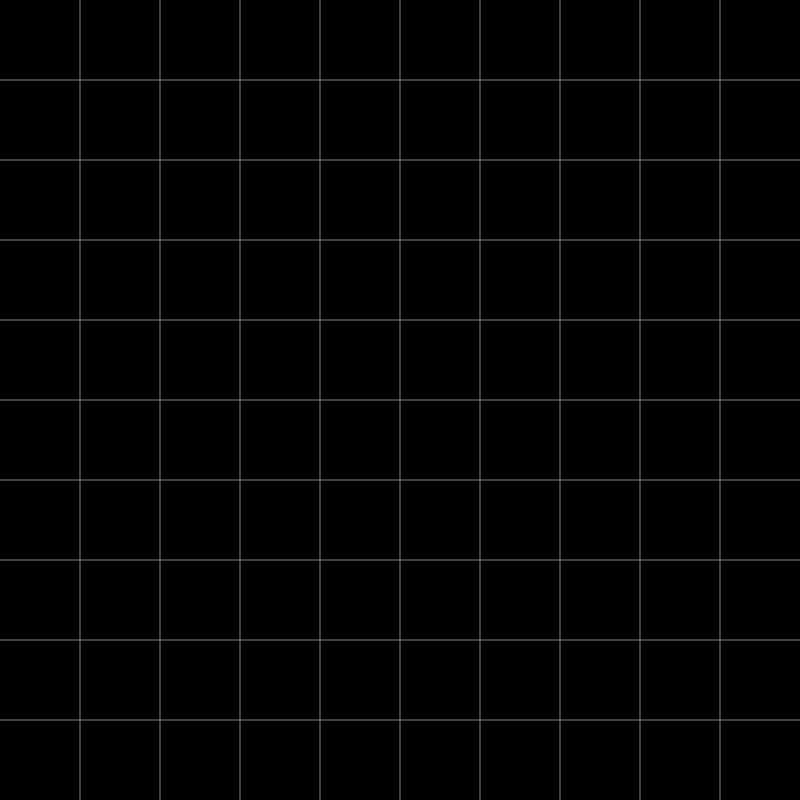
Frame 1 (no input)
Frame 2 (the mouse pressed at the canvas centre, redrawn once): identical to frame 1, image omitted

The p5.js sketch that drew this single still picture (run headless with seeded random() and noise() and a simulated clock; the mouse was pressed at the canvas centre and the sketch redrawn once):

// p5.js sketch
// ── sketch.js
// canvas size
let WIDTH = 800
let HEIGHT = 800

// visible cells
let xStart = 0
let xEnd = 10
let yStart = 0
let yEnd = 10

// used in formulas for converting between cell indices and canvas coordinates
let x_slope = WIDTH / (xEnd - xStart)
let x_intercept = -x_slope * xStart
let y_slope = HEIGHT / (yEnd - yStart)
let y_intercept = -y_slope * yStart

function setup() {
  createCanvas(WIDTH, HEIGHT)
}

function draw() {
  const xSize = WIDTH / (xEnd - xStart)
  const ySize = HEIGHT / (yEnd - yStart)
  background(0)

  stroke(128)
  for (let i = 1; i < xEnd - xStart; i++) {
    line(i * xSize, 0, i * xSize, HEIGHT)
  }

  for (let j = 1; j < yEnd - yStart; j++) {
    line(0, j * ySize, WIDTH, j * ySize)
  }

  fill(255)
  for (let i = xStart; i < xEnd; i++) {
    for (let j = yStart; j < yEnd; j++) {
      if (currentCells[i][j]) {
        const [x, y] = indexToCoordinates(i, j)
        rect(x, y, xSize, ySize)
      }
    }
  }
  noLoop()
}

function indexToCoordinates(i, j) {
  const x = i * x_slope + x_intercept
  const y = j * y_slope + y_intercept
  return [x, y]
}

function coordinatesToIndex(x, y) {
  const i = Math.floor((x - x_intercept) / x_slope)
  const j = Math.floor((y - y_intercept) / y_slope)

  return [i, j]
}

function mouseClicked() {
  const [i, j] = coordinatesToIndex(mouseX, mouseY)
  currentCells[i][j] = 1 - currentCells[i][j]
  redraw()
  // prevent default
  return false
}

function keyPressed() {
  if (key == " ") {
    updateCells()
  }

  // prevent default
  return false
}

// ── CellularAutomata.js
const size = 10

let currentCells = Array(size)
  .fill(null)
  .map(() => Array(size).fill(0))

let count = Array(size)
  .fill(null)
  .map(() => Array(size).fill(0))

let rules = Array(2)
  .fill(null)
  .map(() => Array(9).fill(0))

rules[0][3] = 1
rules[1][2] = 1
rules[1][3] = 1

function mod(a, b) {
  let r = a % b
  return r >= 0 ? r : b + r
}

async function updateCells() {
  let nextCells = Array(size)
    .fill(null)
    .map(() => Array(size).fill(0))
  resetCount()

  for (let i = 0; i < size; i++) {
    for (let j = 0; j < size; j++) {
      for (let x_offset = -1; x_offset <= 1; x_offset++) {
        for (let y_offset = -1; y_offset <= 1; y_offset++) {
          count[i][j] +=
            currentCells[mod(i + x_offset, size)][mod(j + y_offset, size)]
        }
      }

      nextCells[i][j] =
        rules[currentCells[i][j]][count[i][j] - currentCells[i][j]]
    }
  }
  currentCells = nextCells
  redraw()
}

function resetCount() {
  for (let i = 0; i < size; i++) for (let j = 0; j < size; j++) count[i][j] = 0
}

// ── styles.css
.flex {
        display:flex;
        text-align: center;
}

.vertical {
    display: flex;
    flex-direction: column;
}
